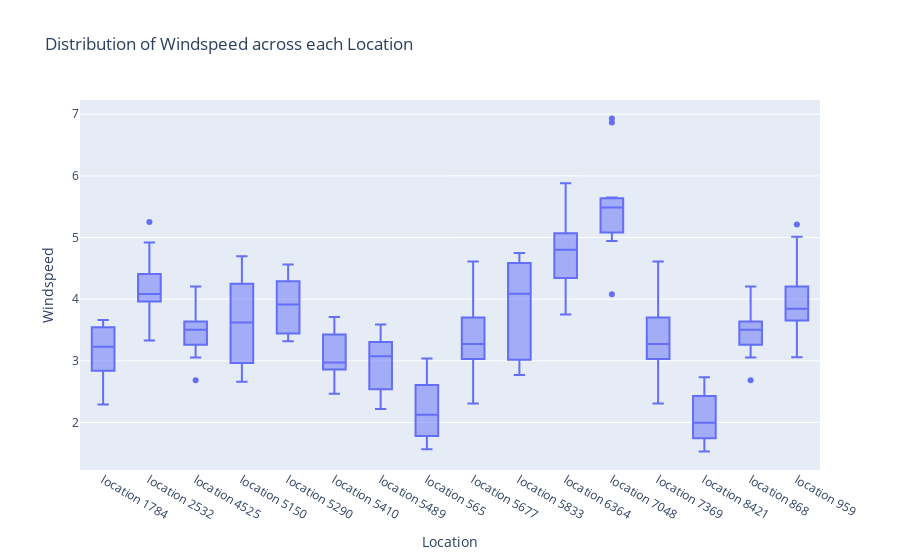

Notebook cell for this chart:
### Markdown cell above
<div class="alert alert-info">
<h4><strong><i>Above plot shows, Location 7048, 7369, 5290, 5677 and 2532 has a higher distribution of cloudiness</i></strong></h4>
</div>

### Code cell
fig = px.box(df_weather, y="wind_speed", x="deidentified_location", title="Distribution of Windspeed across each Location")
fig.update_yaxes(title='Windspeed')
fig.update_xaxes(title='Location')
fig.show()

### Figure 1 — Plotly figure (JSON) as saved in the notebook; plotly's stock layout.template omitted (floating-point values rounded to 4 significant figures; data arrays with more than 128 entries replaced by an {"elided": "..."} marker saying what was removed)
{"data": [{"alignmentgroup": "True", "hovertemplate": "deidentified_location=%{x}<br>wind_speed=%{y}<extra></extra>", "legendgroup": "", "marker": {"color": "#636efa"}, "name": "", "notched": false, "offsetgroup": "", "orientation": "v", "showlegend": false, "type": "box", "x": {"elided": "192 str values"}, "x0": " ", "xaxis": "x", "y": {"elided": "192 float values"}, "y0": " ", "yaxis": "y"}], "layout": {"boxmode": "group", "legend": {"tracegroupgap": 0}, "title": {"text": "Distribution of Windspeed across each Location"}, "xaxis": {"anchor": "y", "domain": [0, 1], "title": {"text": "Location"}}, "yaxis": {"anchor": "x", "domain": [0, 1], "title": {"text": "Windspeed"}}}}
